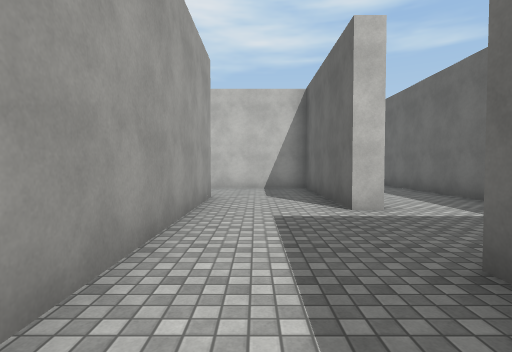
[1] (above)

24 first-person views from a walk through a scene from a Unity 3-D project. The camera is 1.4 m above the floor, tilts 2° down and sees 80° across. The floor is counted in squares, 2 m on a side. Each view is taken from the middle of a square. On the plan, view 1 faces up. The plan holds only what a view shows up to about 10 squares ahead; the rest is blank. The player is left out. Surface patterns are stand-ins for the level's own textures.

[2]
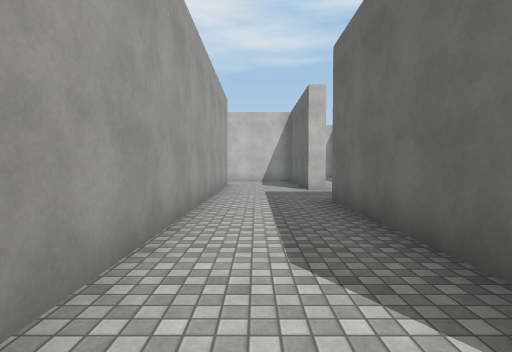

[3]
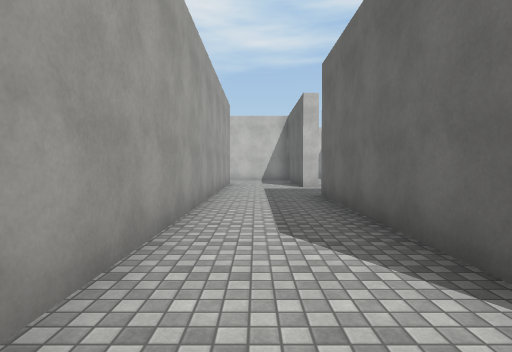

[4]
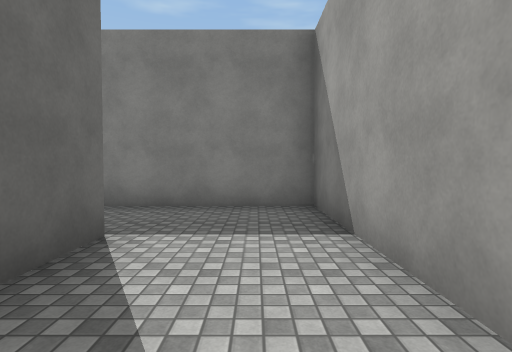

[5]
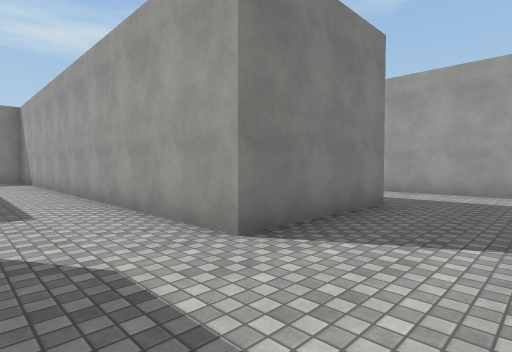

[6]
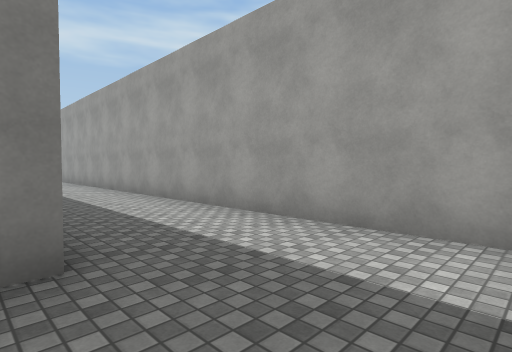

[7]
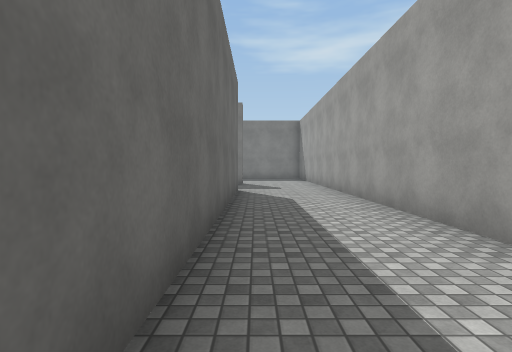

[8]
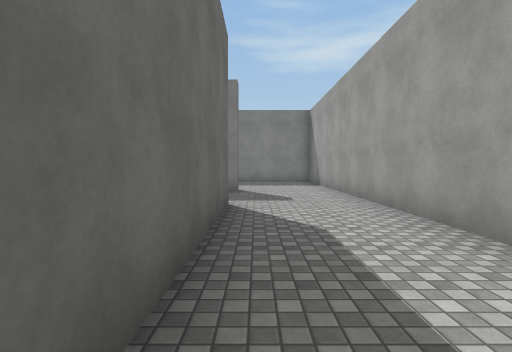

[9]
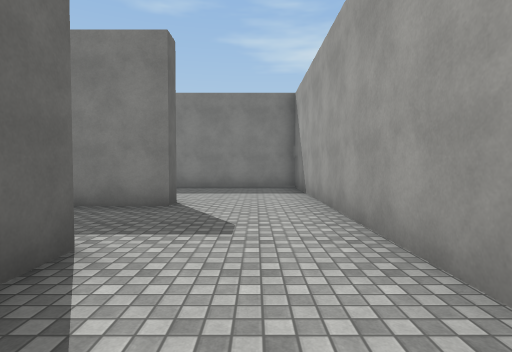

[10]
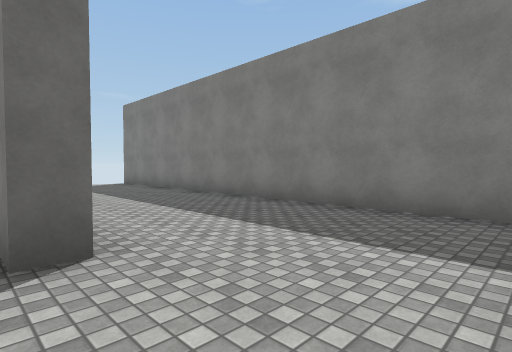

[11]
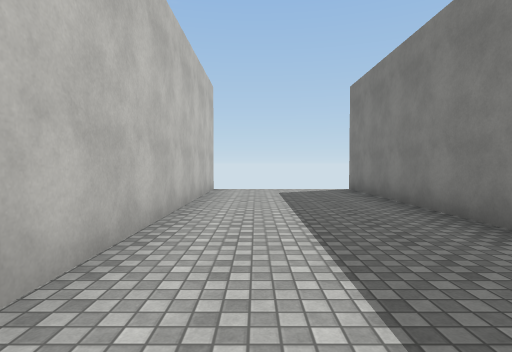

[12]
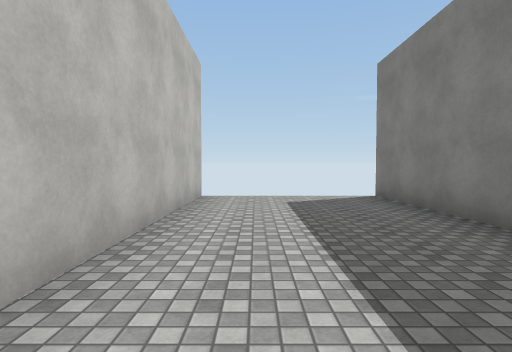

[13]
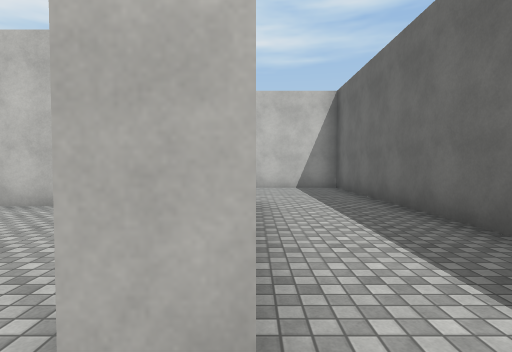

[14]
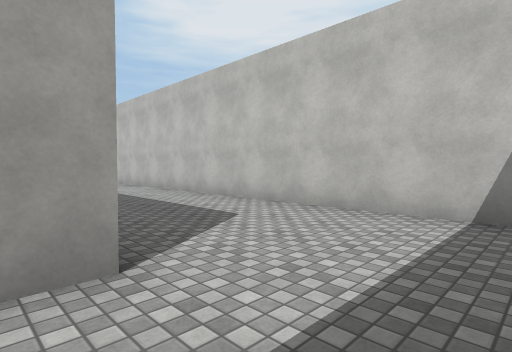

[15]
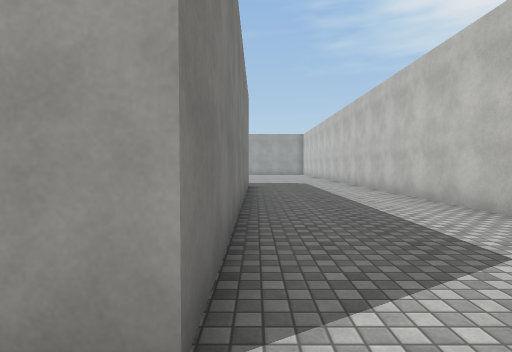

[16]
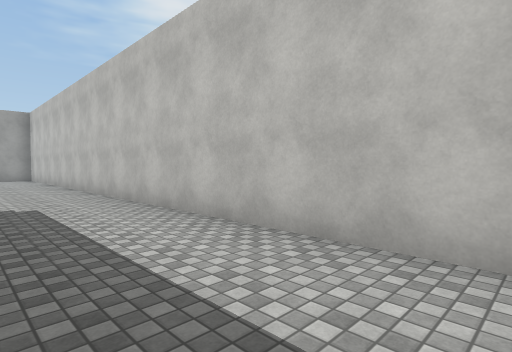

[17]
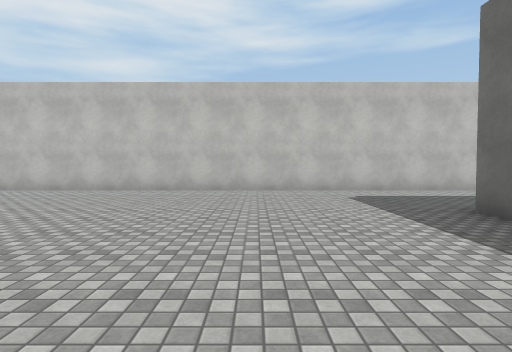

[18]
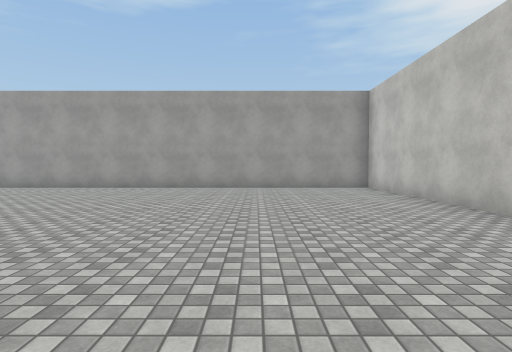

[19]
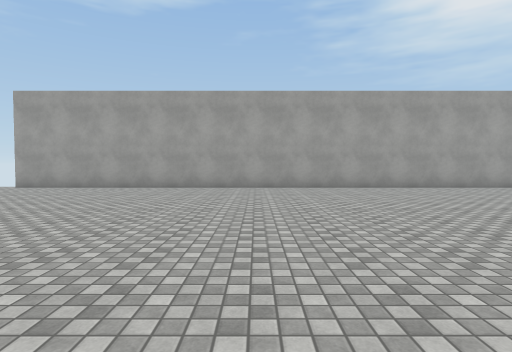

[20]
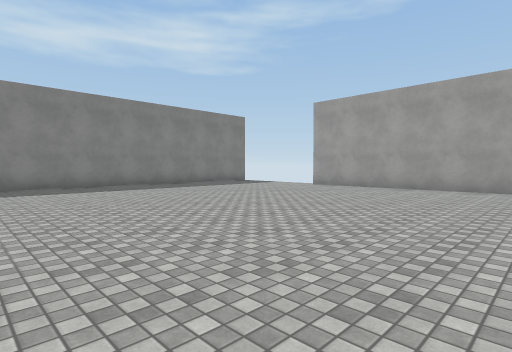

[21]
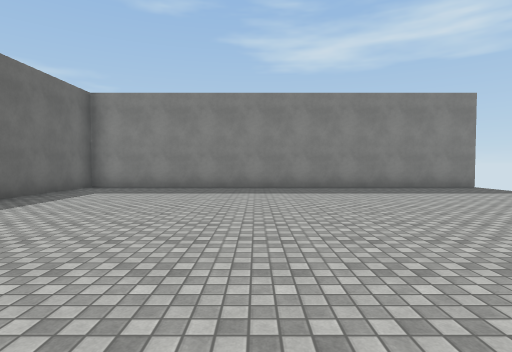

[22]
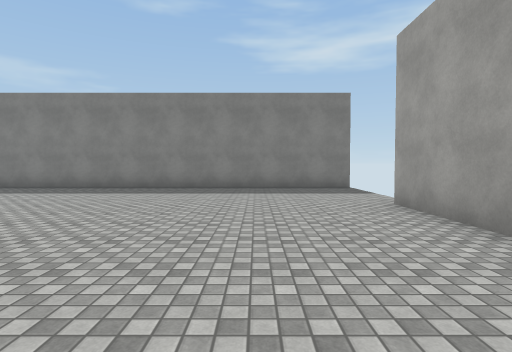

[23]
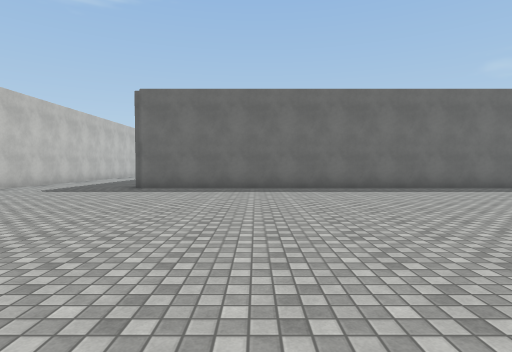

[24]
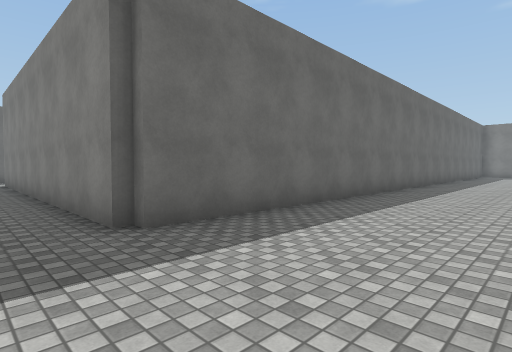

### Floor plan
Points are (right, up) in squares from view 1. A wall is a line through its corners. A room is listed if a view was taken in it or the views show most of it. See-through windows are left out.
Room 1 (views 1, 2, 3, 4, 5, 6, 7, 8, 9, 10, 11, 12)
walls: (-4.5, -3.5) (-4.5, 4.5); (-4.5, -6.9) (-4.5, -6.2); (1.5, -4) (1.5, 2); (-4.6, 6.8) (-1, 6.8) (-1, -6.2) (1.4, -6.2); (1.5, 4.7) (1.5, 9.2) (-2.5, 9.2); (-7.3, 8.8) (-7.3, -10.8) (5, -10.8); (5, -6.8) (-2.6, -6.8)
ways out: opening at (2, 3.5) to room 2; opening at (-4, -4.5); opening at (2, -5)
Room 2 (views 13, 14, 15, 16, 17, 18, 19, 20, 21, 22, 23, 24)
walls: (-7.8, -1.9) (-7.8, 9.7) (2, 9.7) (2, 9.1); (2.1, 4.7) (1.5, 4.7); (-20.1, -10.8) (-7.8, -10.8) (-7.8, -7.1); (4.5, 6) (4.5, 13.5) (-19.5, 13.5) (-19.5, -6.5)
ways out: opening at (2, 3.5) to room 1

Positions as (right, up) in squares from view 1, and headings:
1: (0, 0), facing up
2: (0, -4), facing up
3: (0, -5), facing up
4: (0, -1), facing down
5: (1, 9), facing down-left
6: (-4, 9), facing down-left
7: (-5, 5), facing down
8: (-5, 2), facing down
9: (-6, -1), facing down
10: (-7, -6), facing down-right
11: (-4, -8), facing right
12: (-2, -8), facing right
13: (2, 4), facing up
14: (4, 9), facing up-left
15: (3, 10), facing left
16: (-3, 11), facing up-left
17: (-11, 5), facing up
18: (-10, 10), facing left
19: (-10, 1), facing left
20: (-10, 0), facing down-left
21: (-13, -1), facing down
22: (-17, -1), facing down
23: (-17, 6), facing right
24: (-11, 11), facing down-right
